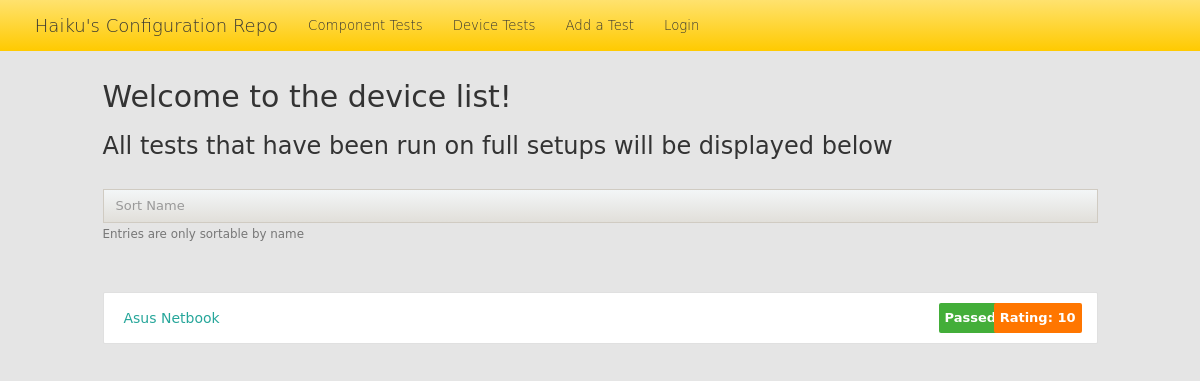
Before: /device_list/ with the older database file.
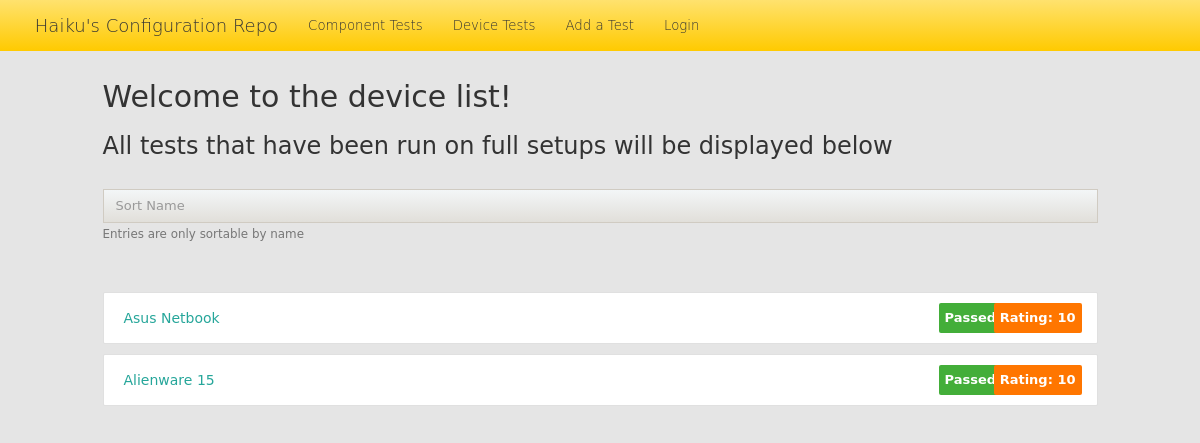
After: the same page with the newer database file.
### repo/models.py (models this page shows)
class Device(models.Model):
    name = models.CharField(default='', max_length=200)
    notes = models.CharField(default='', max_length=500)
    is_working = models.CharField(default='', max_length=10)
    rating = models.IntegerField()
    author = models.CharField(default='', max_length=100)
    author_email = models.CharField(default='', max_length=100)
    date_created = models.DateTimeField('date created', auto_now=True)
    date_modified = models.DateTimeField('date modified', auto_now=True)
    cpu = models.CharField(default='', max_length=100)
    motherboard = models.CharField(default='', max_length=100)
    hard_drive = models.CharField(default='', max_length=100)
    sound = models.CharField(default='', max_length=100)
    is_sound_working = models.CharField(default='', max_length=10)
    display = models.CharField(default='', max_length=100)
    display_configuration = models.CharField(default='', max_length=20)
    is_display_working = models.CharField(default='', max_length=10)
    graphics_card = models.CharField(default='', max_length=100)
    graphics_card_is_working = models.CharField(default='', max_length=10)

### repo/views.py (the view)
# urls.py: url(r'^device_list/', views.deviceList, name='deviceList'),
def deviceList(request):
    all_devices = Device.objects.all()
    context = {'all_devices' : all_devices}
    return render(request, 'repo/device_list.html', context)

### repo/templates/repo/device_list.html (shortened to what this page needs)
{% load staticfiles %}
<!DOCTYPE html>
<html lang="en">
  <head>
    <link rel="stylesheet" type="text/css" href="{% static 'repo/main.css' %}">
    <link href="{% static 'repo/bootstrap.min.css' %}" rel="stylesheet">
    <link rel="stylesheet" href="{% static 'repo/shijin4.css' %}">
  </head>
  <body>
    <nav class="navbar navbar-inverse navbar-fixed-top">
      <div class="container">
        <div class="navbar-header">
          <a class="navbar-brand" href="{% url 'repo:index' %}">Haiku's Configuration Repo</a>
        </div>
        <div id="navbar" class="collapse navbar-collapse">
          <ul class="nav navbar-nav">
            <li><a href="{% url 'repo:componentList' %}" class="active">Component Tests</a></li>
            <li><a href="{% url 'repo:deviceList' %}">Device Tests</a></li>
            <li><a href="{% url 'repo:addTest' %}">Add a Test</a></li>
            <li><a href="{% url 'repo:loginIndex' %}">Login</a></li>
          </ul>
        </div>
      </div>
    </nav>
    <div class="padtop-5"></div>
    <div id="page">
      <div class="row">
        <h2>Welcome to the device list!</h2>
        <h3>All tests that have been run on full setups will be displayed below</h3>
      </div>
      <div class="padtop-2"></div>
      <div class="row">
        <form action="{% url 'repo:sortDevices' %}" method="post">
          <fieldset class="form-group">
            <input type="email" class="form-control" name="name_to_sort" placeholder="Sort Name">
            <small class="text-muted">Entries are only sortable by name</small>
          </fieldset>
        </form>
      </div>
      <div class="pad-item-list center-list-item row">
        {% for device in all_devices %}
          <div class="collection">
            <a href="{% url 'repo:deviceDetail' device.id %}" class="collection-item">{{ device.name }}
              {% if device.is_working == "Passed" %}
                <span class="new badge green"><b>Passed</b></span>
              {% else %}
                <span class="new badge red"><b>Failed</b></span>
              {% endif %}
              <span class="new rating-badge orange"><b>Rating: {{ device.rating }}</b></span>
            </a>
          </div>
        {% endfor %}
      </div>
      <div class="padtop-5"></div>
    </div>
  </body>
</html>

Changed rows visible on the page:
added Device: name "Alienware 15", is_working "Passed", rating "10"
